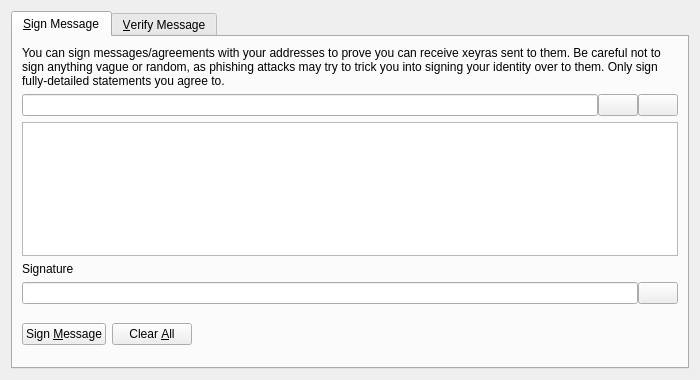
<?xml version="1.0" encoding="UTF-8"?>
<ui version="4.0">
 <class>SignVerifyMessageDialog</class>
 <widget class="QDialog" name="SignVerifyMessageDialog">
  <property name="geometry">
   <rect>
    <x>0</x>
    <y>0</y>
    <width>700</width>
    <height>380</height>
   </rect>
  </property>
  <property name="windowTitle">
   <string>Signatures - Sign / Verify a Message</string>
  </property>
  <property name="modal">
   <bool>true</bool>
  </property>
  <layout class="QVBoxLayout" name="verticalLayout">
   <item>
    <widget class="QTabWidget" name="tabWidget">
     <property name="currentIndex">
      <number>0</number>
     </property>
     <widget class="QWidget" name="tabSignMessage">
      <attribute name="title">
       <string>&amp;Sign Message</string>
      </attribute>
      <layout class="QVBoxLayout" name="verticalLayout_SM">
       <item>
        <widget class="QLabel" name="infoLabel_SM">
         <property name="text">
          <string>You can sign messages/agreements with your addresses to prove you can receive xeyras sent to them. Be careful not to sign anything vague or random, as phishing attacks may try to trick you into signing your identity over to them. Only sign fully-detailed statements you agree to.</string>
         </property>
         <property name="textFormat">
          <enum>Qt::PlainText</enum>
         </property>
         <property name="wordWrap">
          <bool>true</bool>
         </property>
        </widget>
       </item>
       <item>
        <layout class="QHBoxLayout" name="horizontalLayout_1_SM">
         <property name="spacing">
          <number>0</number>
         </property>
         <item>
          <widget class="QValidatedLineEdit" name="addressIn_SM">
           <property name="toolTip">
            <string>The XEYRA address to sign the message with</string>
           </property>
          </widget>
         </item>
         <item>
          <widget class="QPushButton" name="addressBookButton_SM">
           <property name="toolTip">
            <string>Choose previously used address</string>
           </property>
           <property name="text">
            <string/>
           </property>
           <property name="icon">
            <iconset resource="../bitcoin.qrc">
             <normaloff>:/icons/address-book</normaloff>:/icons/address-book</iconset>
           </property>
           <property name="shortcut">
            <string>Alt+A</string>
           </property>
           <property name="autoDefault">
            <bool>false</bool>
           </property>
          </widget>
         </item>
         <item>
          <widget class="QPushButton" name="pasteButton_SM">
           <property name="toolTip">
            <string>Paste address from clipboard</string>
           </property>
           <property name="text">
            <string/>
           </property>
           <property name="icon">
            <iconset resource="../bitcoin.qrc">
             <normaloff>:/icons/editpaste</normaloff>:/icons/editpaste</iconset>
           </property>
           <property name="shortcut">
            <string>Alt+P</string>
           </property>
           <property name="autoDefault">
            <bool>false</bool>
           </property>
          </widget>
         </item>
        </layout>
       </item>
       <item>
        <widget class="QPlainTextEdit" name="messageIn_SM">
         <property name="toolTip">
          <string>Enter the message you want to sign here</string>
         </property>
        </widget>
       </item>
       <item>
        <widget class="QLabel" name="signatureLabel_SM">
         <property name="text">
          <string>Signature</string>
         </property>
         <property name="textFormat">
          <enum>Qt::PlainText</enum>
         </property>
        </widget>
       </item>
       <item>
        <layout class="QHBoxLayout" name="horizontalLayout_2_SM">
         <property name="spacing">
          <number>0</number>
         </property>
         <item>
          <widget class="QLineEdit" name="signatureOut_SM">
           <property name="font">
            <font>
             <italic>true</italic>
            </font>
           </property>
           <property name="readOnly">
            <bool>true</bool>
           </property>
          </widget>
         </item>
         <item>
          <widget class="QPushButton" name="copySignatureButton_SM">
           <property name="toolTip">
            <string>Copy the current signature to the system clipboard</string>
           </property>
           <property name="text">
            <string/>
           </property>
           <property name="icon">
            <iconset resource="../bitcoin.qrc">
             <normaloff>:/icons/editcopy</normaloff>:/icons/editcopy</iconset>
           </property>
           <property name="autoDefault">
            <bool>false</bool>
           </property>
          </widget>
         </item>
        </layout>
       </item>
       <item>
        <layout class="QHBoxLayout" name="horizontalLayout_3_SM">
         <item>
          <widget class="QPushButton" name="signMessageButton_SM">
           <property name="toolTip">
            <string>Sign the message to prove you own this XEYRA address</string>
           </property>
           <property name="text">
            <string>Sign &amp;Message</string>
           </property>
           <property name="icon">
            <iconset resource="../bitcoin.qrc">
             <normaloff>:/icons/edit</normaloff>:/icons/edit</iconset>
           </property>
           <property name="autoDefault">
            <bool>false</bool>
           </property>
          </widget>
         </item>
         <item>
          <widget class="QPushButton" name="clearButton_SM">
           <property name="toolTip">
            <string>Reset all sign message fields</string>
           </property>
           <property name="text">
            <string>Clear &amp;All</string>
           </property>
           <property name="icon">
            <iconset resource="../bitcoin.qrc">
             <normaloff>:/icons/remove</normaloff>:/icons/remove</iconset>
           </property>
           <property name="autoDefault">
            <bool>false</bool>
           </property>
          </widget>
         </item>
         <item>
          <spacer name="horizontalSpacer_1_SM">
           <property name="orientation">
            <enum>Qt::Horizontal</enum>
           </property>
           <property name="sizeHint" stdset="0">
            <size>
             <width>40</width>
             <height>48</height>
            </size>
           </property>
          </spacer>
         </item>
         <item>
          <widget class="QLabel" name="statusLabel_SM">
           <property name="font">
            <font>
             <weight>75</weight>
             <bold>true</bold>
            </font>
           </property>
           <property name="text">
            <string/>
           </property>
           <property name="wordWrap">
            <bool>true</bool>
           </property>
          </widget>
         </item>
         <item>
          <spacer name="horizontalSpacer_2_SM">
           <property name="orientation">
            <enum>Qt::Horizontal</enum>
           </property>
           <property name="sizeHint" stdset="0">
            <size>
             <width>40</width>
             <height>48</height>
            </size>
           </property>
          </spacer>
         </item>
        </layout>
       </item>
      </layout>
     </widget>
     <widget class="QWidget" name="tabVerifyMessage">
      <attribute name="title">
       <string>&amp;Verify Message</string>
      </attribute>
      <layout class="QVBoxLayout" name="verticalLayout_VM">
       <item>
        <widget class="QLabel" name="infoLabel_VM">
         <property name="text">
          <string>Enter the receiver's address, message (ensure you copy line breaks, spaces, tabs, etc. exactly) and signature below to verify the message. Be careful not to read more into the signature than what is in the signed message itself, to avoid being tricked by a man-in-the-middle attack. Note that this only proves the signing party receives with the address, it cannot prove sendership of any transaction!</string>
         </property>
         <property name="textFormat">
          <enum>Qt::PlainText</enum>
         </property>
         <property name="alignment">
          <set>Qt::AlignLeading|Qt::AlignLeft|Qt::AlignTop</set>
         </property>
         <property name="wordWrap">
          <bool>true</bool>
         </property>
        </widget>
       </item>
       <item>
        <layout class="QHBoxLayout" name="horizontalLayout_1_VM">
         <property name="spacing">
          <number>0</number>
         </property>
         <item>
          <widget class="QValidatedLineEdit" name="addressIn_VM">
           <property name="toolTip">
            <string>The XEYRA address the message was signed with</string>
           </property>
          </widget>
         </item>
         <item>
          <widget class="QPushButton" name="addressBookButton_VM">
           <property name="toolTip">
            <string>Choose previously used address</string>
           </property>
           <property name="text">
            <string/>
           </property>
           <property name="icon">
            <iconset resource="../bitcoin.qrc">
             <normaloff>:/icons/address-book</normaloff>:/icons/address-book</iconset>
           </property>
           <property name="shortcut">
            <string>Alt+A</string>
           </property>
           <property name="autoDefault">
            <bool>false</bool>
           </property>
          </widget>
         </item>
        </layout>
       </item>
       <item>
        <widget class="QPlainTextEdit" name="messageIn_VM"/>
       </item>
       <item>
        <widget class="QValidatedLineEdit" name="signatureIn_VM"/>
       </item>
       <item>
        <layout class="QHBoxLayout" name="horizontalLayout_2_VM">
         <item>
          <widget class="QPushButton" name="verifyMessageButton_VM">
           <property name="toolTip">
            <string>Verify the message to ensure it was signed with the specified XEYRA address</string>
           </property>
           <property name="text">
            <string>Verify &amp;Message</string>
           </property>
           <property name="icon">
            <iconset resource="../bitcoin.qrc">
             <normaloff>:/icons/transaction_0</normaloff>:/icons/transaction_0</iconset>
           </property>
           <property name="autoDefault">
            <bool>false</bool>
           </property>
          </widget>
         </item>
         <item>
          <widget class="QPushButton" name="clearButton_VM">
           <property name="toolTip">
            <string>Reset all verify message fields</string>
           </property>
           <property name="text">
            <string>Clear &amp;All</string>
           </property>
           <property name="icon">
            <iconset resource="../bitcoin.qrc">
             <normaloff>:/icons/remove</normaloff>:/icons/remove</iconset>
           </property>
           <property name="autoDefault">
            <bool>false</bool>
           </property>
          </widget>
         </item>
         <item>
          <spacer name="horizontalSpacer_1_VM">
           <property name="orientation">
            <enum>Qt::Horizontal</enum>
           </property>
           <property name="sizeHint" stdset="0">
            <size>
             <width>40</width>
             <height>48</height>
            </size>
           </property>
          </spacer>
         </item>
         <item>
          <widget class="QLabel" name="statusLabel_VM">
           <property name="font">
            <font>
             <weight>75</weight>
             <bold>true</bold>
            </font>
           </property>
           <property name="text">
            <string/>
           </property>
           <property name="wordWrap">
            <bool>true</bool>
           </property>
          </widget>
         </item>
         <item>
          <spacer name="horizontalSpacer_2_VM">
           <property name="orientation">
            <enum>Qt::Horizontal</enum>
           </property>
           <property name="sizeHint" stdset="0">
            <size>
             <width>40</width>
             <height>48</height>
            </size>
           </property>
          </spacer>
         </item>
        </layout>
       </item>
      </layout>
     </widget>
    </widget>
   </item>
  </layout>
 </widget>
 <customwidgets>
  <customwidget>
   <class>QValidatedLineEdit</class>
   <extends>QLineEdit</extends>
   <header>qvalidatedlineedit.h</header>
  </customwidget>
 </customwidgets>
 <resources>
  <include location="../bitcoin.qrc"/>
 </resources>
 <connections/>
</ui>
